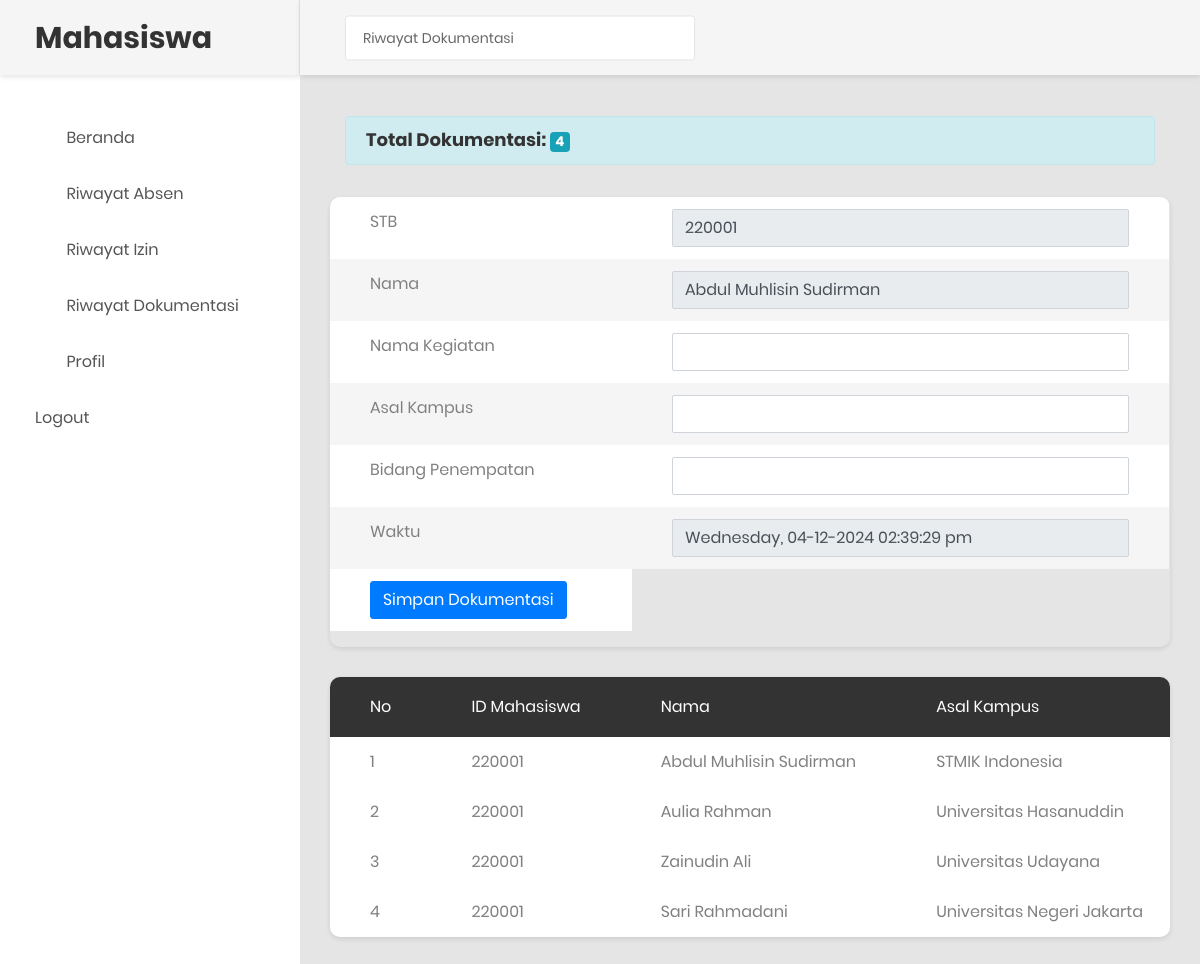
Page /mahasiswa/data_dokumentasi.php (signed in) on the committed database.
### tables this page shows
CREATE TABLE `tb_dokumentasi` (
  `id` int(11) NOT NULL AUTO_INCREMENT,
  `nama` varchar(255) NOT NULL,
  `asal_kampus` varchar(255) NOT NULL,
  `bidang_penempatan` varchar(255) NOT NULL,
  `nama_kegiatan` varchar(255) NOT NULL,
  `waktu` varchar(255) NOT NULL,
  `id_mahasiswa` int(11) NOT NULL,
  PRIMARY KEY (`id`),
  INDEX (`id_mahasiswa`),
  CONSTRAINT `fk_tb_dokumentasi_mahasiswa` FOREIGN KEY (`id_mahasiswa`) 
    REFERENCES `tb_mahasiswa` (`id_mahasiswa`)
    ON DELETE CASCADE
);

### mahasiswa/data_dokumentasi.php (the view, shortened to what this page needs)
<?php
require_once("../koneksi.php");
$id_mahasiswa = $_SESSION['idsi'];
$sql_count = "SELECT COUNT(*) AS total_dokumentasi FROM tb_dokumentasi WHERE id_mahasiswa = '$id_mahasiswa'";
$result_count = mysqli_query($koneksi, $sql_count);
$total_dokumentasi = mysqli_fetch_assoc($result_count)['total_dokumentasi'];
?>
<!DOCTYPE html>
<html lang="en">
<head>
    <link rel="stylesheet" href="https://maxcdn.bootstrapcdn.com/bootstrap/4.5.2/css/bootstrap.min.css">
    <link rel="stylesheet" type="text/css" href="../css/bootstrap.css" media="all">
    <link href="../css/font-face.css" rel="stylesheet" media="all">
    <link href="../vendor/font-awesome-4.7/css/font-awesome.min.css" rel="stylesheet" media="all">
    <link href="../vendor/font-awesome-5/css/fontawesome-all.min.css" rel="stylesheet" media="all">
    <link href="../vendor/mdi-font/css/material-design-iconic-font.min.css" rel="stylesheet" media="all">
    <link href="../vendor/bootstrap-4.1/bootstrap.min.css" rel="stylesheet" media="all">
    <link href="../vendor/animsition/animsition.min.css" rel="stylesheet" media="all">
    <link href="../vendor/bootstrap-progressbar/bootstrap-progressbar-3.3.4.min.css" rel="stylesheet" media="all">
    <link href="../vendor/wow/animate.css" rel="stylesheet" media="all">
    <link href="../vendor/css-hamburgers/hamburgers.min.css" rel="stylesheet" media="all">
    <link href="../vendor/slick/slick.css" rel="stylesheet" media="all">
    <link href="../vendor/select2/select2.min.css" rel="stylesheet" media="all">
    <link href="../vendor/perfect-scrollbar/perfect-scrollbar.css" rel="stylesheet" media="all">
    <link href="../css/theme.css" rel="stylesheet" media="all">
</head>
<body class="animsition">
    <div class="page-wrapper">
        <aside class="menu-sidebar d-none d-lg-block">
            <div class="logo">
                <a href="#">
                    <h2>Mahasiswa</h2>
                </a>
            </div>
            <div class="menu-sidebar__content js-scrollbar1">
                <nav class="navbar-sidebar">
                    <ul class="list-unstyled navbar__list">
                        <li class="has-sub">
                            <a class="js-arrow" href="awal.php">
                                <i class="fas fa-tachometer-alt"></i>Beranda</a>
                        </li>
                        <li>
                            <a href="data_absen.php">
                                <i class="fas fa-calendar-alt"></i>Riwayat Absen</a>
                        </li>
                        <li>
                            <a href="data_izin.php">
                                <i class="fas fa-calendar-alt"></i>Riwayat Izin</a>
                        </li>
                        <li>
                            <a href="data_dokumentasi.php">
                                <i class="fas fa-calendar-alt"></i>Riwayat Dokumentasi</a>
                        </li>
                        <li>
                            <a href="profil.php">
                                <i class="fas fa-calendar-alt"></i>Profil</a>
                        </li>
                        <li>
                            <a href="logout.php">Logout</a>
                        </li>
                    </ul>
                </nav>
            </div>
        </aside>
        <div class="page-container">
            <header class="header-desktop">
                <div class="section__content section__content--p30">
                    <div class="container-fluid">
                        <div class="header-wrap">
                            <form class="form-header" action="" method="POST">
                                <input class="au-input au-input--xl" type="text" name="search" value="Riwayat Dokumentasi" readonly="" />
                            </form>
                        </div>
                    </div>
            </header>
            <div class="main-content">
                <div class="section__content section__content--p30">
                    <div class="container-fluid">
                        <div class="row mb-3">
                            <div class="col-md-12">
                                <div class="alert alert-info">
                                    <h4>Total Dokumentasi: <span class="badge badge-info"><?php echo $total_dokumentasi; ?></span></h4>
                                </div>
                            </div>
                        </div>
                        <div class="row">
                            <div class="table-responsive table--no-card m-b-30">
                                <form action="dt_dokumentasi_sv.php" method="post">
                                    <div class="form-group">
                                        <table class="table table-borderless table-striped table-earning">
                                            <tbody>
                                                <tr>
                                                    <td>STB</td>
                                                    <td>
                                                        <input type="text" readonly="" class="form-control" name="id_mahasiswa" autocomplete="off" size="25px" maxlength="25px" value="<?php echo $_SESSION['idsi']; ?>">
                                                    </td>
                                                </tr>
                                                <tr>
                                                    <td>Nama</td>
                                                    <td><input type="text" class="form-control" name="nama" autocomplete="off" readonly="" value="<?php echo $_SESSION['namasi']; ?>"></td>
                                                </tr>
                                                <tr>
                                                    <td>Nama Kegiatan</td>
                                                    <td><input type="text" class="form-control" name="nama_kegiatan" required></td>
                                                </tr>
                                                <tr>
                                                    <td>Asal Kampus</td>
                                                    <td><input type="text" class="form-control" name="asal_kampus" required></td>
                                                </tr>
                                                <tr>
                                                    <td>Bidang Penempatan</td>
                                                    <td><input type="text" class="form-control" name="bidang_penempatan" required></td>
                                                </tr>
                                                <tr>
                                                    <td>Waktu</td>
                                                    <td><input type="text" class="form-control" value="<?php echo date('l, d-m-Y h:i:s a'); ?>" name="waktu" readonly=""></td>
                                                </tr>
                                                <tr>
                                                    <td><button type="submit" name="simpan" class="btn btn-primary">Simpan Dokumentasi</button></td>
                                                </tr>
                                            </tbody>
                                        </table>
                                    </div>
                                </form>
                            </div>
                        </div>
                        <div class="row">
                            <div class="table-responsive table--no-card m-b-30">
                                <table class="table table-borderless table-striped table-earning">
                                    <thead>
                                        <tr>
                                            <th>No</th>
                                            <th>ID Mahasiswa</th>
                                            <th>Nama</th>
                                            <th>Asal Kampus</th>
                                        </tr>
                                    </thead>
                                    <?php
                                    $sql = "SELECT * FROM tb_dokumentasi WHERE id_mahasiswa = '$id_mahasiswa'";
                                    $query = mysqli_query($koneksi, $sql);
                                    $no = 1;
                                    while ($row = mysqli_fetch_array($query)) {
                                    ?>
                                        <tbody>
                                            <tr>
                                                <td><?php echo $no; ?></td>
                                                <td><?php echo $row['id_mahasiswa']; ?></td>
                                                <td><?php echo $row['nama']; ?></td>
                                                <td><?php echo $row['asal_kampus']; ?></td>
                                            </tr>
                                        <?php
                                        $no++;
                                    }
                                        ?>
                                        </tbody>
                                </table>
                            </div>
                        </div>
                    </div>
                </div>
            </div>
        </div>
</body>
</html>

### rows in the picture
tb_dokumentasi: id_mahasiswa "220001", nama "Abdul Muhlisin Sudirman", asal_kampus "STMIK Indonesia"
tb_dokumentasi: id_mahasiswa "220001", nama "Aulia Rahman", asal_kampus "Universitas Hasanuddin"
tb_dokumentasi: id_mahasiswa "220001", nama "Zainudin Ali", asal_kampus "Universitas Udayana"
tb_dokumentasi: id_mahasiswa "220001", nama "Sari Rahmadani", asal_kampus "Universitas Negeri Jakarta"

### other values in the picture
$total_dokumentasi "4"
